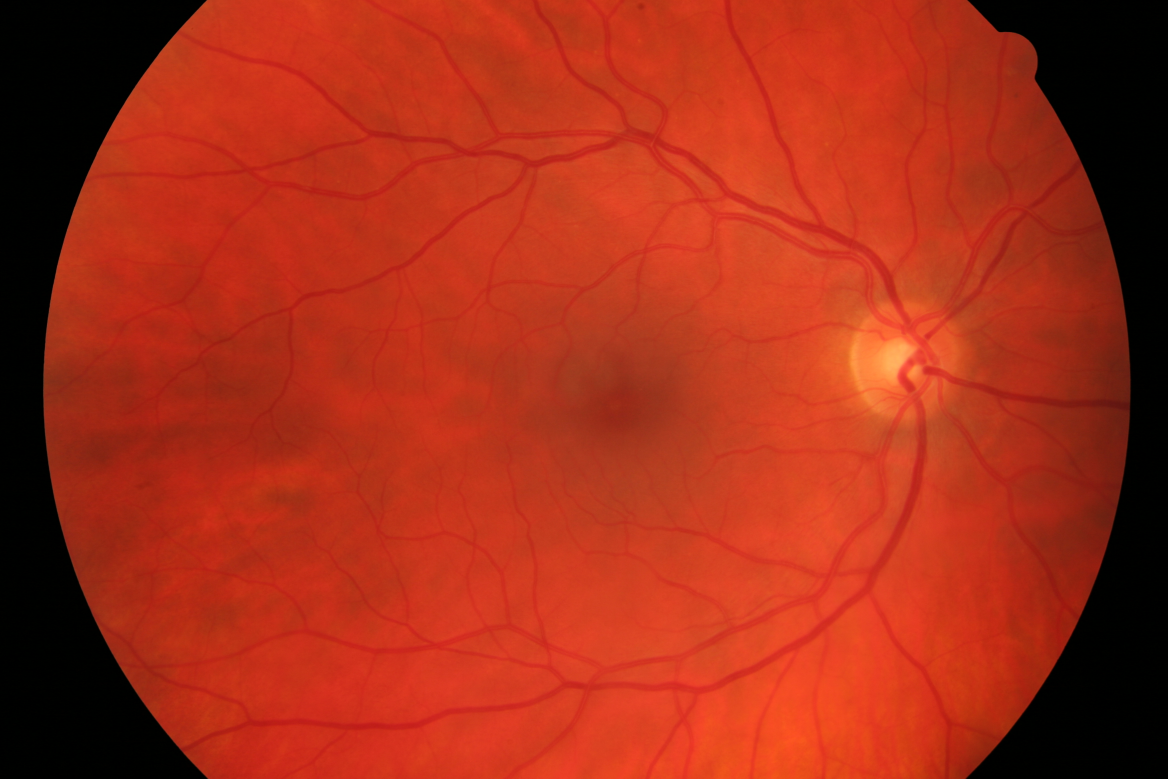
#> input picture glaucoma detection/test.jpg, 3504 x 2336 px (shown at 1/3 size)
$ python -i lme.py   (imports and definitions only)
#> lines starting #> are read from the running program, lines starting #| are printed output that depends on the picture
import numpy as np
import numpy
import scipy.ndimage
import scipy.signal
import itertools
import PIL
l3 = np.array([[1, 2, 1]])
E3 = np.array([[-1, 0, 1]])
S3 = np.array([[-1, 2, -1]])

elementary_masks = [l3, E3, S3]
elementary_masks_pair = itertools.permutations(elementary_masks, 2)
laws_masks = map(lambda k1, k2: scipy.signal.convolve2d(k1, k2), elementary_masks_pair)
#pillow_kernels = map(lambda mask: PIL.ImageFilter.Kernel((3,3), numpy.ndarray.flatten(mask)), laws_masks)
uniform_kernel7x7 = np.ones((7,7))/(7*7)

L3L3 = scipy.signal.convolve2d(l3, l3)
#L3L3_kernel = PIL.ImageFilter.Kernel((3,3), numpy.ndarray.flatten(L3L3))


def compute_laws_mask_energy(img):
    #tis = map(lambda kernel: img.filter(kernel),pillow_kernels)
    tis = map(lambda mask: scipy.ndimage.convolve(img, mask, mode="constant"),laws_masks)
    ti_l3l3 = scipy.ndimage.convolve(img, L3L3_kernel, mode="constant")
    tis_normalized = map(lambda ti: ti/ti_l3l3, tis)
    tis_normalized_abs = map(lambda ti:np.absolute(ti), tis_normalized)
    TEMs = map(lambda ti: scipy.ndimage.convolve(ti, uniform_kernel7x7, mode="constant"), tis_normalized_abs)
    return TEMs

>>> import cv2
>>> picture = cv2.imread('../test.jpg', cv2.IMREAD_GRAYSCALE)
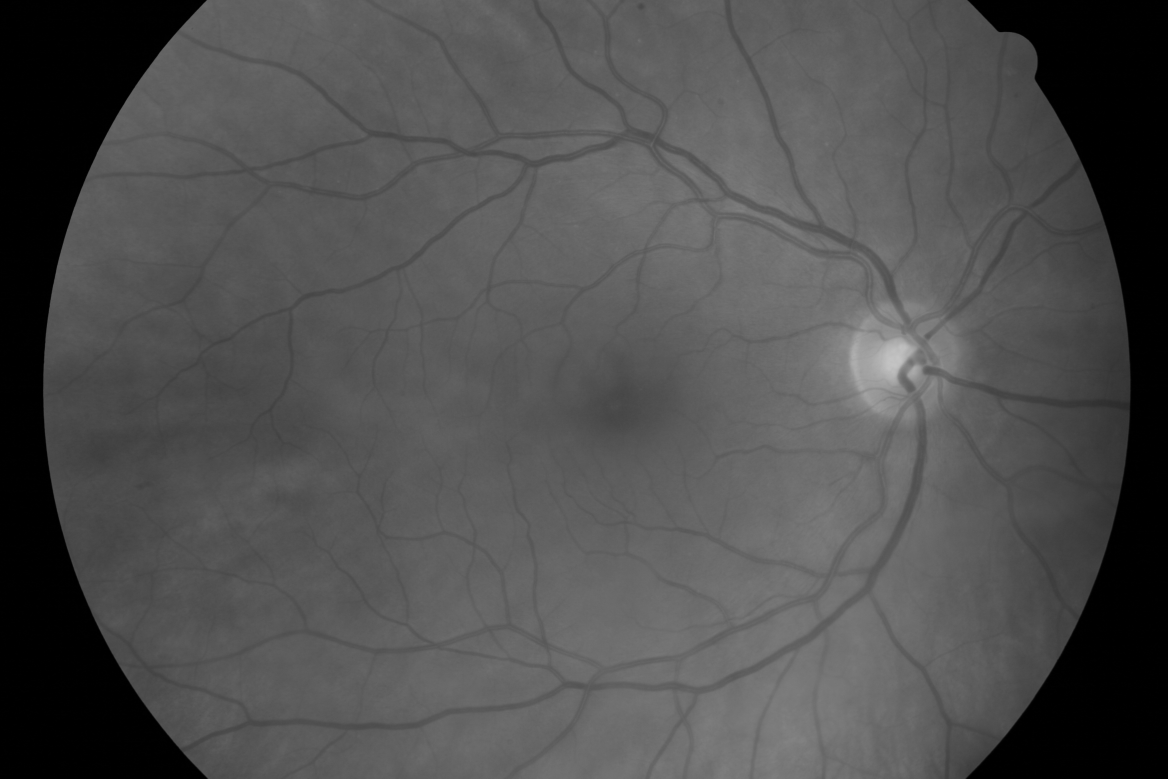
#> picture: shape (2336, 3504) (shown at 1/3 size); min 0, max 197, mean 79.1
#> (the run stopped early here; a loop or call above may not have finished)
